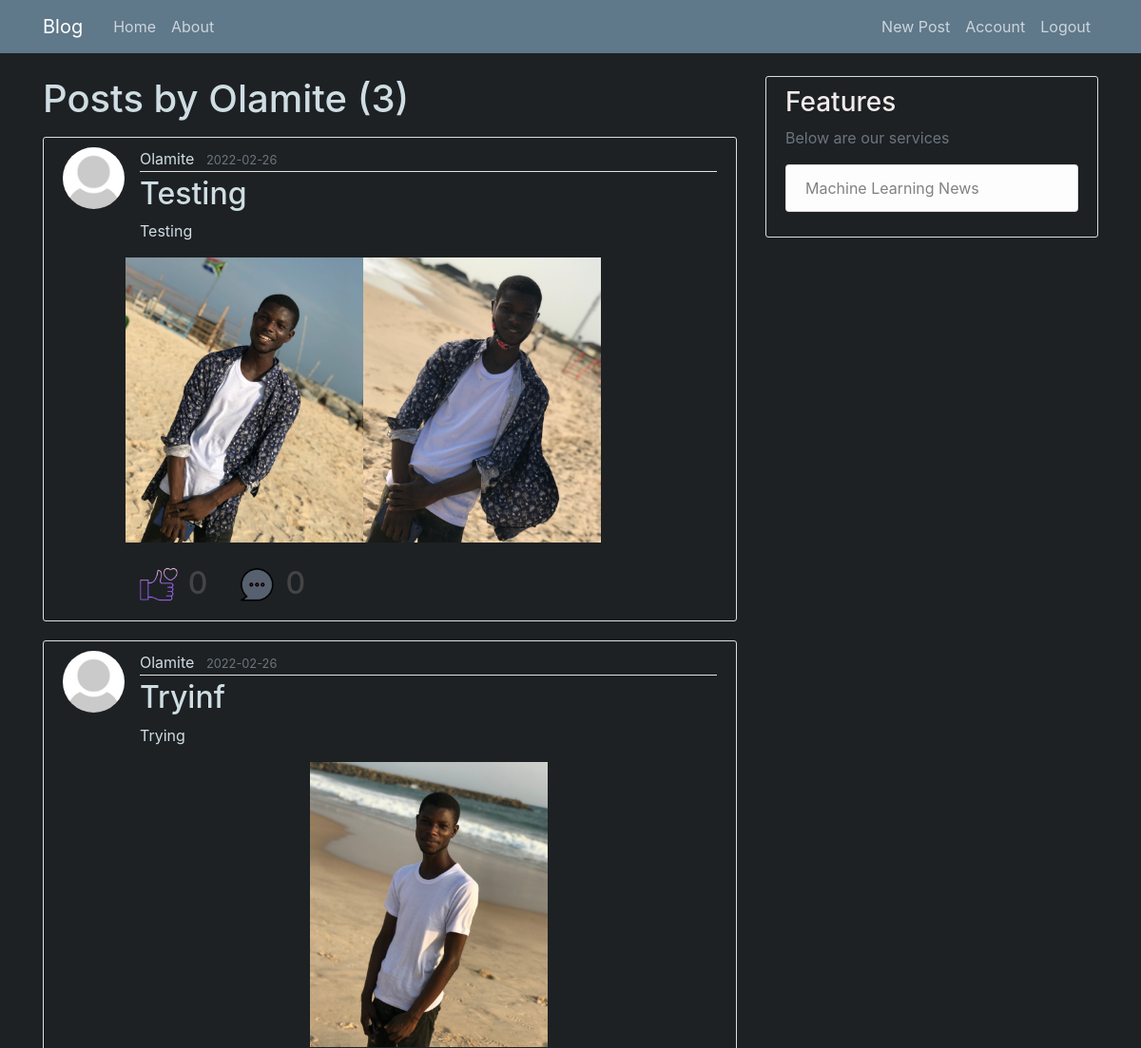
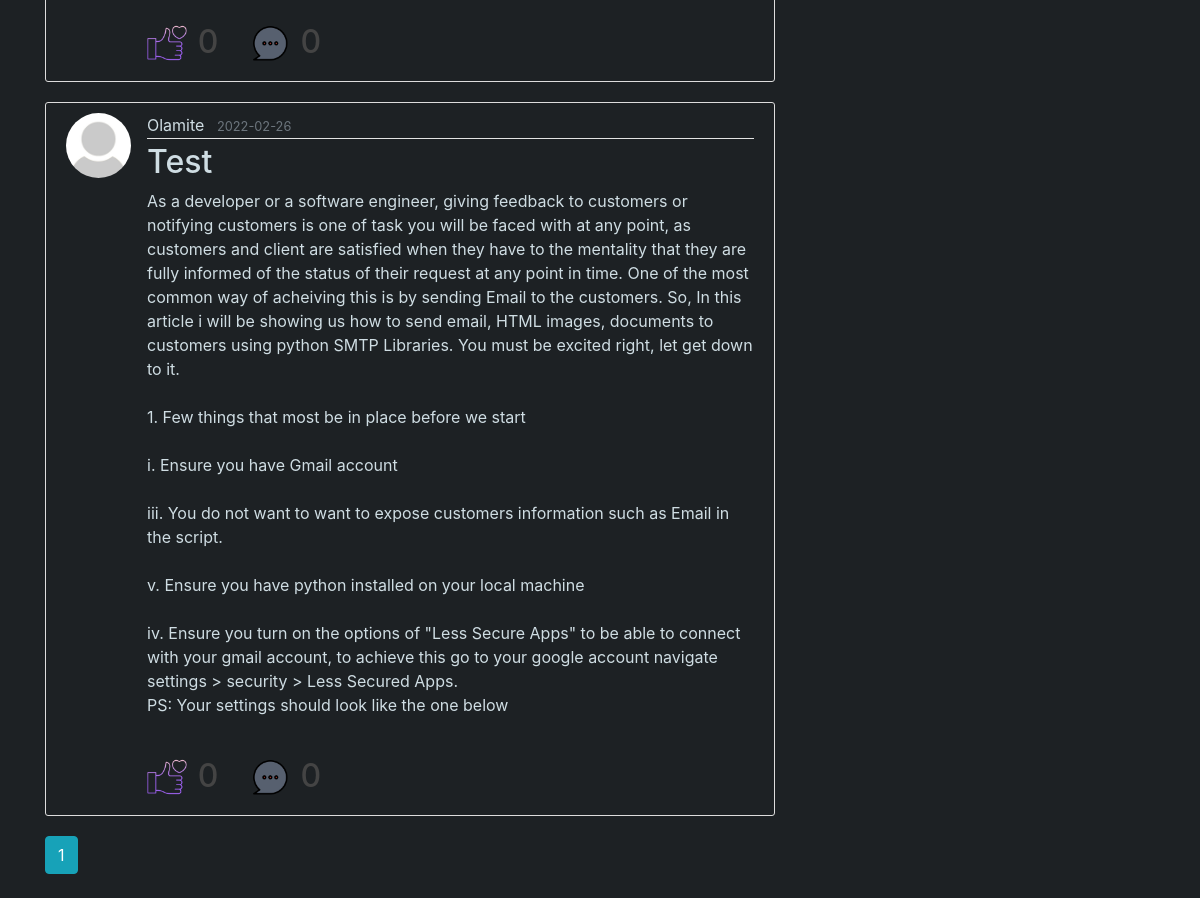
The app's page /home/Olamite (signed in) with its own data (2 pictures, top to bottom).
### flaskblog/models/UserModel.py (models this page shows, shortened)
class User(db.Model, UserMixin):
    id = db.Column(db.Integer, primary_key=True)
    username = db.Column(db.String(20), unique=True, nullable=False)
    email = db.Column(db.String(120), unique=True, nullable=False)
    image_file = db.Column(db.String(20), nullable=False, default='default.jpg')
    password = db.Column(db.String(60), nullable=False)
    verified = db.Column(db.Integer, nullable = False, default = 0)
    posts = db.relationship('Post',
                                    backref= 'author',
                                    cascade = "all,delete-orphan",
                                    lazy=True)
    comments = db.relationship('Comment',
                                    backref='comment_author',
                                    cascade = "all,delete-orphan",
                                    lazy=True)
    reply = db.relationship('Reply',
                                    backref='reply_user',
                                    cascade = "all,delete-orphan",
                                    lazy=True)
    post_liked = db.relationship('PostLike',
                                    foreign_keys='PostLike.user_id',
                                    backref='user',
                                    cascade = "all,delete-orphan",
                                    lazy='dynamic')
    comment_liked = db.relationship('CommentLike',
                                    foreign_keys='CommentLike.user_id',
                                    backref='user',
                                    cascade = "all,delete-orphan",
                                    lazy='dynamic')
    reply_liked = db.relationship('ReplyLike',
                                    foreign_keys='ReplyLike.user_id',
                                    backref='user',
                                    cascade = "all,delete-orphan",
                                    lazy='dynamic')
    def number_of_comments(self, post):
        return Comment.query.filter(Comment.post_id == post.id).count()
    def post_number_of_likes(self, post):
        return PostLike.query.filter(PostLike.post_id == post.id).count()

### flaskblog/models/PostModel.py (models this page shows, shortened)
class Post(db.Model):
    id = db.Column(db.Integer, primary_key=True)
    title = db.Column(db.String(120), nullable=False)
    date_posted = db.Column(db.DateTime, nullable=False, default=datetime.utcnow)
    content = db.Column(db.Text, nullable=False)
    images = db.Column(db.PickleType, nullable=True, default=None)
    user_id = db.Column(db.Integer, db.ForeignKey('user.id'), nullable=False)
    comments = db.relationship('Comment', backref='comment_post', cascade = "all,delete-orphan", lazy=True)
    post_likes = db.relationship('PostLike', backref='post',   cascade = "all,delete-orphan", lazy='dynamic')

### flaskblog/users/routes.py (the view)
@users.route('/home/<string:username>')
@login_required
def user_posts(username):
    page = request.args.get('page', 1, type=int)
    username = User.query.filter_by(username=username).first_or_404()
    posts = Post.query.filter_by(author=username).order_by(Post.date_posted.desc()).paginate(per_page=5,
      page=page)
    logger.info('User {} directed to users post'.format(username.id))
    return render_template('user_post.html', posts=posts, user=username)

### flaskblog/models/UserModel.py (called while the page is built)
@login_manager.user_loader
def load_user(user_id):
    return User.query.get(int(user_id))

### flaskblog/templates/user_post.html
{% extends "layout.html" %}
{% block content %}
<h1 class = "mb-3" style="color:#cfdde3">Posts by {{user.username}} ({{posts.total}})</h1>
    {% for post in posts.items %}
        <article class="media content-section" style="background: #1d2124;">
         <img class ="rounded-circle article-img" src = "{{url_for('static', filename ='imagefolder/' + post.author.image_file)}}">
          <div class="media-body" >
            <div class="article-metadata">
              <a class="mr-2" href="{{url_for('users.user_posts',username =post.author.username)}}" style="color:#cfdde3">{{ post.author.username }}</a>
              <small class="text-muted" style="color:#cfdde3">{{ post.date_posted.strftime('%Y-%m-%d') }}</small>
            </div>
            <h2><a class="article-title" href="{{url_for('posts.post', post_id=post.id)}}" style="color:#cfdde3">{{ post.title }}</a></h2>
            <p class="article-content" style="color:#cfdde3">{{ post.content }}</p>
            {% if post.images is not  none %}
            {% if post.images| count == 1 %}
              {% for media in post.images %}
              <center>
                {%if media.endswith("mp4")%}
                <div class="center">
                  <a href="{{url_for('static', filename ='imagefolder/' + media)}}"  target="_blank">
                    <video width="300" height="250" autoplay muted loop controls>
                        <source src="{{url_for('static', filename ='imagefolder/' + media)}}" type="video/mp4">
                        <source src="{{url_for('static', filename ='imagefolder/' + media)}}" type="video/ogg">
                    </video>
                  </a>
                </div>
                {%else%}
                <div  class="center">
                  <div class="column">
                    <a href=" {{url_for('static', filename ='imagefolder/' + media)}}"  target="_blank"> <img src="{{url_for('static', filename ='imagefolder/' + media)}}" alt="Snow" style="width:250px;height:300px;object-fit:cover;"></a>
                  </div>
                </div>
                {%endif%}
              </center>
              {%endfor%}
            {% endif %}
            {% if post.images| count == 2 %}
              <div class="row" class="center">
                  {% for media in post.images %}
                    {%if media.endswith("mp4")%}
                      <div class="column">
                        <a href="{{url_for('static', filename ='imagefolder/' + media)}}"  target="_blank"> <video width="250" height="300" autoplay muted loop controls>
                          <source src="{{url_for('static', filename ='imagefolder/' + media)}}" type="video/mp4">
                          <source src="{{url_for('static', filename ='imagefolder/' + media)}}" type="video/ogg">
                        </video></a>
                      </div>
                    {%else%}
                          <div class="column">
                            <a href=" {{url_for('static', filename ='imagefolder/' + media)}}" target="_blank"> <img src="{{url_for('static', filename ='imagefolder/' + media)}}" alt="Snow" style="width:250px;height:300px;object-fit:cover;"></a>
                          </div>
                    {%endif%}
                  {%endfor%}
              </div>
            {% endif %}
      {% endif %}
      <br>
      <div>
        <div style="float: left;">
          <div style="display: flex;">
            <div style="display: flex;float: left; ">
              <h5><img src="{{url_for('static', filename ='imagefolder/like.png')}}" alt="Snow" style="width:40px;height:40px;padding:0px" align:right> &nbsp; <h2>{{current_user.post_number_of_likes(post)}}</h2>
            </div>
          </div>
        </div>
      <div>
        <div style="display: flex;">
          &nbsp; &nbsp; &nbsp; &nbsp; <h5><img src="{{url_for('static', filename ='imagefolder/comment.png')}} " alt="Snow" style="width:40px;height:40px;padding:0px;background-color:#1d2124" align="top" > &nbsp;<h2>{{current_user.number_of_comments(post)}}</h2>
        </div>
      </div>
        </div>
          </div>
        </article>
    {% endfor %}
    {% for page_num in posts.iter_pages(left_edge=1, right_edge=1, left_current=1, right_current=2) %}
      {% if page_num %}
        {% if posts.page == page_num %}
          <a class="btn btn-info mb-4" href="{{ url_for('users.user_posts', username = user.username,page=page_num) }}">{{ page_num }}</a>
        {% else %}
          <a class="btn btn-outline-info mb-4" href="{{ url_for('users.user_posts',username = user.username, page=page_num) }}">{{ page_num }}</a>
        {% endif %}
      {% else %}
        ...
      {% endif %}
    {% endfor %}
{% endblock content %}

### flaskblog/static/main.css (style rules this page uses)
body { background: #fafafa; color: #333333; margin-top: 5rem; }
h1, h2, h3, h4, h5, h6 { color: #444444; }
.content-section { background: #ffffff; padding: 10px 20px; border: 1px solid #dddddd; border-radius: 3px; margin-bottom: 20px; }
.article-title { color: #444444; }
.article-content { white-space: pre-line; }
.article-img { height: 65px; width: 65px; margin-right: 16px; }
.article-metadata { padding-bottom: 1px; margin-bottom: 4px; border-bottom: 1px solid #e3e3e3 }

### records on screen
User: username "Olamite"
Post: image_file (placeholder picture), author.username "Olamite", date_posted "2022-02-26", title "Testing", content "Testing", post_number_of_likes "0", number_of_comments "0"
Post: image_file (placeholder picture), author.username "Olamite", date_posted "2022-02-26", title "Tryinf", content "Trying", post_number_of_likes "0", number_of_comments "0"
Post: image_file (placeholder picture), author.username "Olamite", date_posted "2022-02-26", title "Test", content "As a developer or a software engineer, giving feedback to customers or notifying customers is one of task you will be faced with at any point, as customers and client are satisfied when they have to the mentality that they are fully informed of the status of their request at any point in time. One of the most common way of acheiving this is by sending Email to the customers. So, In this article i will be showing us how to send email, HTML images, documents to customers using python SMTP Libraries. You must be excited right, let get down to it. 1. Few things that most be in place before we start i. Ensure you have Gmail account iii. You do not want to want to expose customers information…", post_number_of_likes "0", number_of_comments "0"

### other values on screen
{{ posts.total }} "3"
{{ page_num }} "1"
